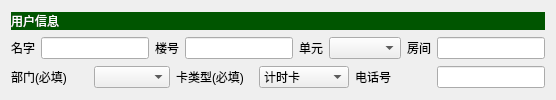
                  <widget class="QWidget" name="two_11" native="true">
                   <layout class="QVBoxLayout" name="verticalLayout_15" stretch="1,1,1">
                    <item>
                     <widget class="QLabel" name="label_68">
                      <property name="sizePolicy">
                       <sizepolicy hsizetype="Preferred" vsizetype="Fixed">
                        <horstretch>0</horstretch>
                        <verstretch>0</verstretch>
                       </sizepolicy>
                      </property>
                      <property name="styleSheet">
                       <string notr="true">QLabel
{
border-style:none;
font: 9pt &quot;微软雅黑&quot;;
background-color: rgb(0,85 , 0);
color: rgba(255, 255, 255, 255);
 }</string>
                      </property>
                      <property name="text">
                       <string>用户信息</string>
                      </property>
                     </widget>
                    </item>
                    <item>
                     <layout class="QHBoxLayout" name="horizontalLayout_24">
                      <item>
                       <widget class="QLabel" name="label_69">
                        <property name="sizePolicy">
                         <sizepolicy hsizetype="Preferred" vsizetype="Fixed">
                          <horstretch>0</horstretch>
                          <verstretch>0</verstretch>
                         </sizepolicy>
                        </property>
                        <property name="text">
                         <string>名字</string>
                        </property>
                       </widget>
                      </item>
                      <item>
                       <widget class="QLineEdit" name="lineEdit_12">
                        <property name="styleSheet">
                         <string notr="true"/>
                        </property>
                       </widget>
                      </item>
                      <item>
                       <widget class="QLabel" name="label_70">
                        <property name="sizePolicy">
                         <sizepolicy hsizetype="Fixed" vsizetype="Preferred">
                          <horstretch>0</horstretch>
                          <verstretch>0</verstretch>
                         </sizepolicy>
                        </property>
                        <property name="text">
                         <string>楼号</string>
                        </property>
                       </widget>
                      </item>
                      <item>
                       <widget class="QLineEdit" name="lineEdit_13">
                        <property name="styleSheet">
                         <string notr="true"/>
                        </property>
                       </widget>
                      </item>
                      <item>
                       <widget class="QLabel" name="label_71">
                        <property name="sizePolicy">
                         <sizepolicy hsizetype="Fixed" vsizetype="Preferred">
                          <horstretch>0</horstretch>
                          <verstretch>0</verstretch>
                         </sizepolicy>
                        </property>
                        <property name="text">
                         <string>单元</string>
                        </property>
                       </widget>
                      </item>
                      <item>
                       <widget class="QComboBox" name="comboBox_9">
                        <property name="styleSheet">
                         <string notr="true"/>
                        </property>
                       </widget>
                      </item>
                      <item>
                       <widget class="QLabel" name="label_73">
                        <property name="sizePolicy">
                         <sizepolicy hsizetype="Fixed" vsizetype="Preferred">
                          <horstretch>0</horstretch>
                          <verstretch>0</verstretch>
                         </sizepolicy>
                        </property>
                        <property name="text">
                         <string>房间</string>
                        </property>
                       </widget>
                      </item>
                      <item>
                       <widget class="QLineEdit" name="lineEdit_14">
                        <property name="styleSheet">
                         <string notr="true"/>
                        </property>
                       </widget>
                      </item>
                     </layout>
                    </item>
                    <item>
                     <layout class="QHBoxLayout" name="horizontalLayout_25">
                      <item>
                       <widget class="QLabel" name="label_74">
                        <property name="text">
                         <string>部门(必填)</string>
                        </property>
                       </widget>
                      </item>
                      <item>
                       <widget class="QComboBox" name="comboBox_11"/>
                      </item>
                      <item>
                       <widget class="QLabel" name="label_75">
                        <property name="text">
                         <string>卡类型(必填)</string>
                        </property>
                       </widget>
                      </item>
                      <item>
                       <widget class="QComboBox" name="comboBox_13">
                        <property name="styleSheet">
                         <string notr="true"/>
                        </property>
                        <item>
                         <property name="text">
                          <string>计时卡</string>
                         </property>
                        </item>
                        <item>
                         <property name="text">
                          <string>计次卡</string>
                         </property>
                        </item>
                        <item>
                         <property name="text">
                          <string>计时几次卡</string>
                         </property>
                        </item>
                        <item>
                         <property name="text">
                          <string>多梯卡</string>
                         </property>
                        </item>
                        <item>
                         <property name="text">
                          <string>全通卡</string>
                         </property>
                        </item>
                       </widget>
                      </item>
                      <item>
                       <widget class="QLabel" name="label_76">
                        <property name="text">
                         <string>电话号</string>
                        </property>
                       </widget>
                      </item>
                      <item>
                       <widget class="QLineEdit" name="lineEdit_16">
                        <property name="sizePolicy">
                         <sizepolicy hsizetype="Preferred" vsizetype="Fixed">
                          <horstretch>0</horstretch>
                          <verstretch>0</verstretch>
                         </sizepolicy>
                        </property>
                       </widget>
                      </item>
                     </layout>
                    </item>
                   </layout>
                  </widget>
